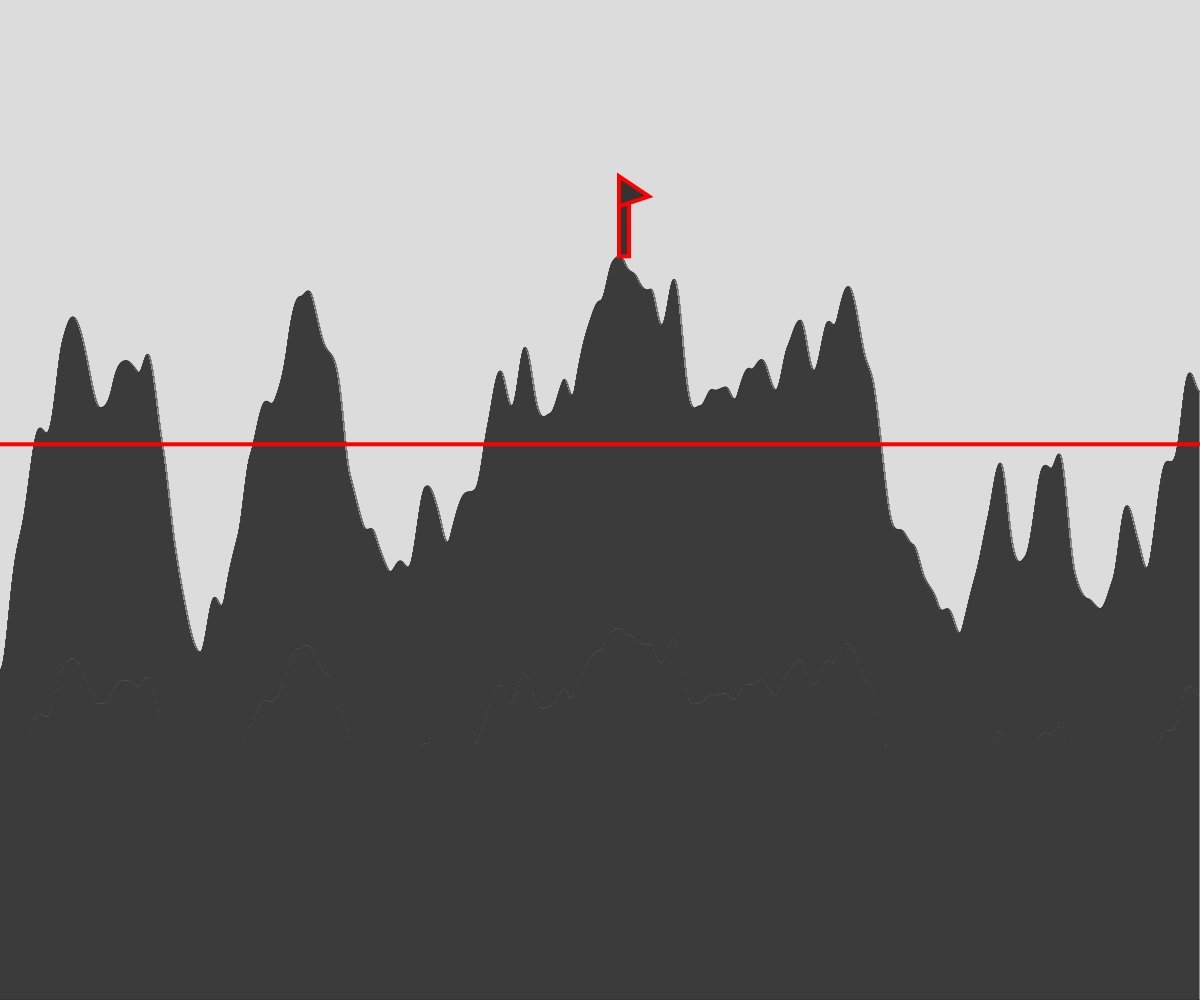
Frame 1 (no input)
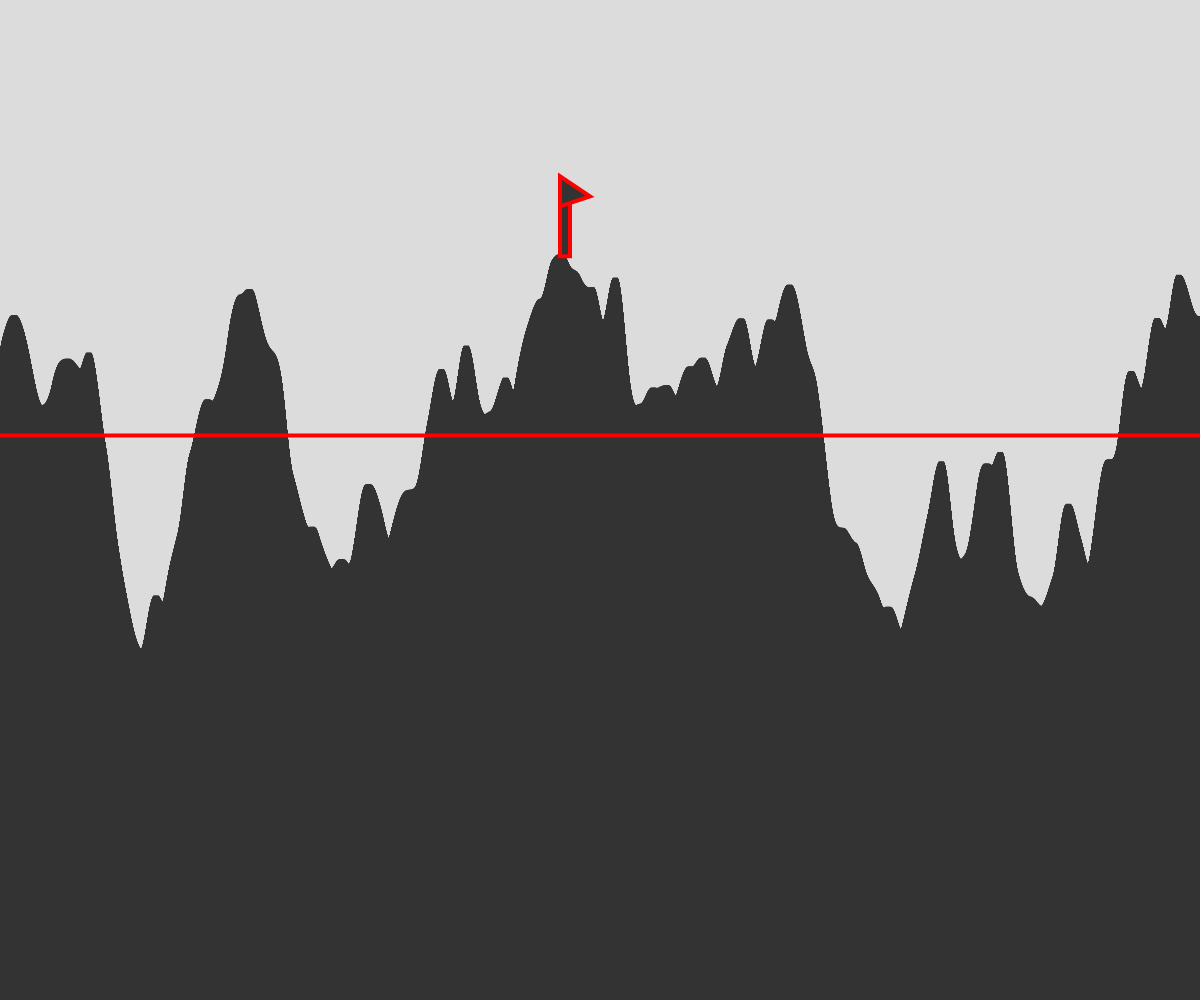
Frame 60 (no input)
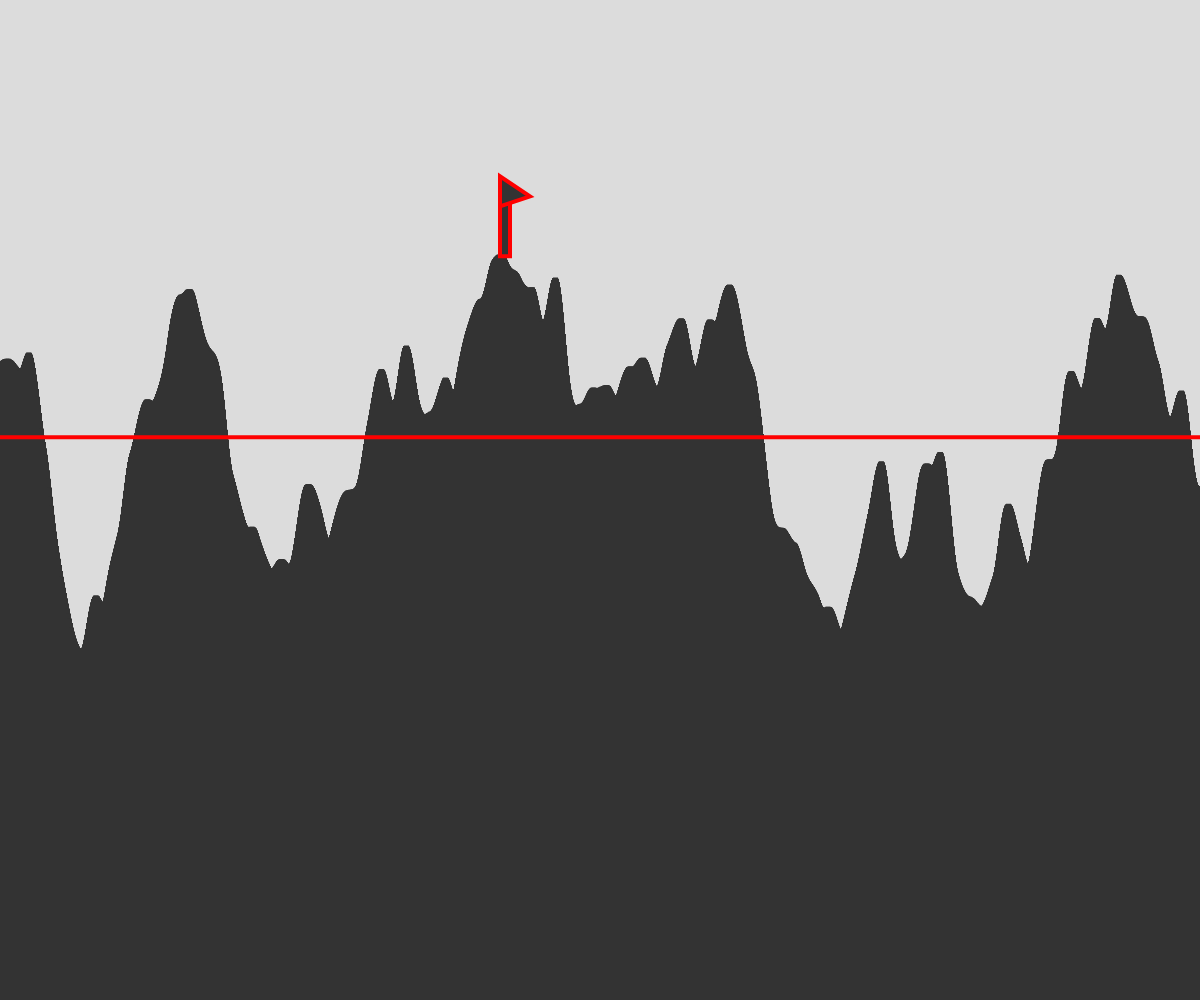
Frame 120 (the mouse pressed at the canvas centre since frame 60)

The p5.js sketch that drew these frames (run headless with seeded random() and noise() and a simulated clock; from frame 60 on, the mouse is pressed at the canvas centre):

// p5.js sketch
// ── sketch.js
// Perlin Noise and Terrain Generation
// Azwa Alam
// 25th March 2019
// Extra for Experts: Done


let tWidth = 1;
let start = 0;


function setup() {
  createCanvas(windowWidth, windowHeight);
  
}
//draws the flag at the highest peak
function drawFlag(x, y) {
  fill(51);
  rectMode(CORNER);
  rect(x, y-65, 10, 65);
  triangle(x, y-50, x+30, y-60, x, y - 80);

}

function generateTerrain() {
  rectMode(CORNERS);
  let highest = height;
  let highestX = 0;
  let sumHeight = 0;
  //do all the work to draw terrain 1 frame
  let xOff = start;
  for (let x = 0; x < width; x += tWidth) {
    let curHeight = noise(xOff) * height;
    rect(x, curHeight, x + tWidth, height);
    xOff += 0.01;
    sumHeight += curHeight;

    if (curHeight < highest) {
      highest = curHeight;
      highestX = x;
    }
  }
  //takes the average and makes an average bar
  sumHeight /= width;
  stroke(255,0,0);
  strokeWeight(4);
  line(0,sumHeight,width,sumHeight);

  drawFlag(highestX, highest);
  start += 0.01;
}

function draw() {
  background(220);
  stroke(51);
  generateTerrain();

}
